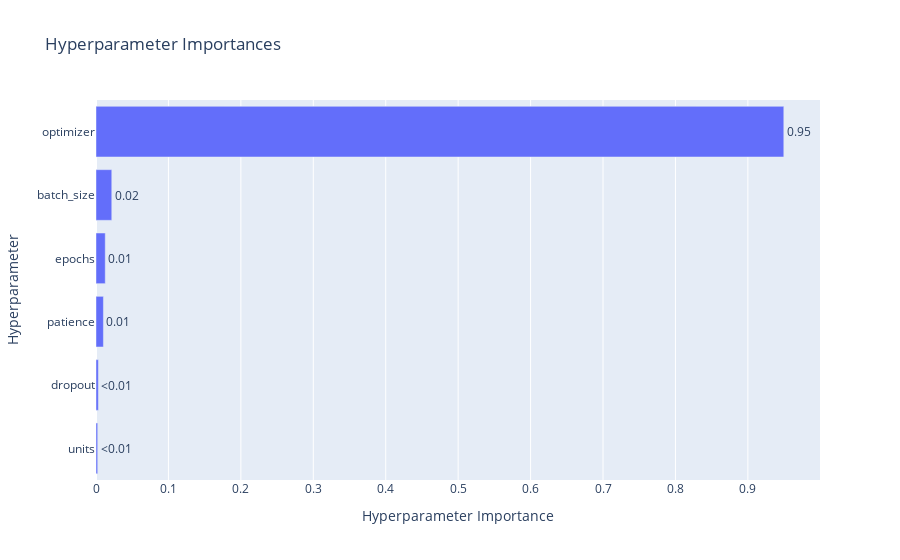

Notebook source saved alongside this figure:
### Code cell
visualizations['param_importances']

### Figure 1 — Plotly figure (JSON) as saved in the notebook; plotly's stock layout.template omitted (floating-point values rounded to 4 significant figures)
{"data": [{"cliponaxis": false, "hovertemplate": ["units (IntDistribution): 0.0023320701973044383<extra></extra>", "dropout (FloatDistribution): 0.0032792316777914368<extra></extra>", "patience (IntDistribution): 0.010233061170142058<extra></extra>", "epochs (IntDistribution): 0.012772563261610755<extra></extra>", "batch_size (IntDistribution): 0.021769339541629275<extra></extra>", "optimizer (CategoricalDistribution): 0.949613734151522<extra></extra>"], "name": "Objective Value", "orientation": "h", "text": ["<0.01", "<0.01", "0.01", "0.01", "0.02", "0.95"], "textposition": "outside", "type": "bar", "x": [0.002332, 0.003279, 0.01023, 0.01277, 0.02177, 0.9496], "y": ["units", "dropout", "patience", "epochs", "batch_size", "optimizer"]}], "layout": {"title": {"text": "Hyperparameter Importances"}, "xaxis": {"title": {"text": "Hyperparameter Importance"}}, "yaxis": {"title": {"text": "Hyperparameter"}}}}
